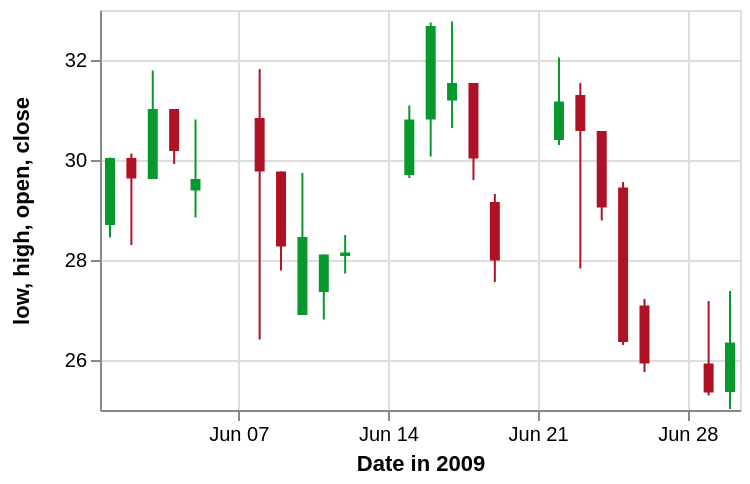

Write the Vega-Lite specification saved for this chart.
### Vega specification from a JSON file in a GitHub repository (floating-point values rounded to 4 significant figures)
{"$schema": "https://vega.github.io/schema/vega/v4.json", "description": "A candlestick chart inspired by an example in Protovis (http://mbostock.github.io/protovis/ex/candlestick.html)", "autosize": "pad", "padding": 5, "width": 320, "height": 200, "style": "cell", "data": [{"name": "source_0", "values": [{"date": "2009-06-01", "open": 28.7, "high": 30.05, "low": 28.45, "close": 30.04, "signal": "short", "ret": -4.894}, {"date": "2009-06-02", "open": 30.04, "high": 30.13, "low": 28.3, "close": 29.63, "signal": "short", "ret": -0.3226}, {"date": "2009-06-03", "open": 29.62, "high": 31.79, "low": 29.62, "close": 31.02, "signal": "short", "ret": 3.687}, {"date": "2009-06-04", "open": 31.02, "high": 31.02, "low": 29.92, "close": 30.18, "signal": "short", "ret": 4.51}, {"date": "2009-06-05", "open": 29.39, "high": 30.81, "low": 28.85, "close": 29.62, "signal": "short", "ret": 6.084}, {"date": "2009-06-08", "open": 30.84, "high": 31.82, "low": 26.41, "close": 29.77, "signal": "short", "ret": 1.254}, {"date": "2009-06-09", "open": 29.77, "high": 29.77, "low": 27.79, "close": 28.27, "signal": "short", "ret": -5.024}, {"date": "2009-06-10", "open": 26.9, "high": 29.74, "low": 26.9, "close": 28.46, "signal": "short", "ret": -5.466}, {"date": "2009-06-11", "open": 27.36, "high": 28.11, "low": 26.81, "close": 28.11, "signal": "short", "ret": -8.374}, {"date": "2009-06-12", "open": 28.08, "high": 28.5, "low": 27.73, "close": 28.15, "signal": "short", "ret": -5.528}, {"date": "2009-06-15", "open": 29.7, "high": 31.09, "low": 29.64, "close": 30.81, "signal": "long", "ret": 3.492}, {"date": "2009-06-16", "open": 30.81, "high": 32.75, "low": 30.07, "close": 32.68, "signal": "short", "ret": 0.155}, {"date": "2009-06-17", "open": 31.19, "high": 32.77, "low": 30.64, "close": 31.54, "signal": "short", "ret": 5.828}, {"date": "2009-06-18", "open": 31.54, "high": 31.54, "low": 29.6, "close": 30.03, "signal": "short", "ret": 8.176}, {"date": "2009-06-19", "open": 29.16, "high": 29.32, "low": 27.56, "close": 27.99, "signal": "short", "ret": 8.599}, {"date": "2009-06-22", "open": 30.4, "high": 32.05, "low": 30.3, "close": 31.17, "signal": "short", "ret": 15.49}, {"date": "2009-06-23", "open": 31.3, "high": 31.54, "low": 27.83, "close": 30.58, "signal": "short", "ret": 11.74}, {"date": "2009-06-24", "open": 30.58, "high": 30.58, "low": 28.79, "close": 29.05, "signal": "long", "ret": -10.42}, {"date": "2009-06-25", "open": 29.45, "high": 29.56, "low": 26.3, "close": 26.36, "signal": "long", "ret": 0}, {"date": "2009-06-26", "open": 27.09, "high": 27.22, "low": 25.76, "close": 25.93, "signal": "long", "ret": 0}, {"date": "2009-06-29", "open": 25.93, "high": 27.18, "low": 25.29, "close": 25.35, "signal": "long", "ret": 5.263}, {"date": "2009-06-30", "open": 25.36, "high": 27.38, "low": 25.02, "close": 26.35, "signal": "long", "ret": 6.738}]}, {"name": "data_0", "source": "source_0", "transform": [{"type": "formula", "expr": "timeParse(datum[\"date\"],'%Y-%m-%d')", "as": "date"}]}], "marks": [{"name": "layer_0_marks", "type": "rule", "style": ["rule"], "from": {"data": "data_0"}, "encode": {"update": {"stroke": [{"test": "datum[\"date\"] === null || isNaN(datum[\"date\"]) || datum[\"low\"] === null || isNaN(datum[\"low\"])", "value": null}, {"test": "datum.open < datum.close", "value": "#06982d"}, {"value": "#ae1325"}], "tooltip": {"signal": "{\"Date in 2009\": timeFormat(datum[\"date\"], '%b %d, %Y'), \"low\": format(datum[\"low\"], \"\"), \"high\": format(datum[\"high\"], \"\")}"}, "x": {"scale": "x", "field": "date"}, "y": {"scale": "y", "field": "low"}, "y2": {"scale": "y", "field": "high"}}}}, {"name": "layer_1_marks", "type": "rect", "style": ["bar"], "from": {"data": "data_0"}, "encode": {"update": {"fill": [{"test": "datum[\"date\"] === null || isNaN(datum[\"date\"]) || datum[\"open\"] === null || isNaN(datum[\"open\"])", "value": null}, {"test": "datum.open < datum.close", "value": "#06982d"}, {"value": "#ae1325"}], "tooltip": {"signal": "{\"Date in 2009\": timeFormat(datum[\"date\"], '%b %d, %Y'), \"open\": format(datum[\"open\"], \"\"), \"close\": format(datum[\"close\"], \"\")}"}, "xc": {"scale": "x", "field": "date"}, "width": {"value": 5}, "y": {"scale": "y", "field": "open"}, "y2": {"scale": "y", "field": "close"}}}}], "scales": [{"name": "x", "type": "time", "domain": {"data": "data_0", "field": "date"}, "range": [0, {"signal": "width"}], "padding": 5}, {"name": "y", "type": "linear", "domain": {"data": "data_0", "fields": ["low", "high", "open", "close"]}, "range": [{"signal": "height"}, 0], "zero": false, "nice": true}], "axes": [{"scale": "x", "orient": "bottom", "grid": false, "title": "Date in 2009", "labelFlush": true, "labelOverlap": true, "tickCount": {"signal": "ceil(width/40)"}, "zindex": 1}, {"scale": "x", "orient": "bottom", "gridScale": "y", "grid": true, "tickCount": {"signal": "ceil(width/40)"}, "domain": false, "labels": false, "maxExtent": 0, "minExtent": 0, "ticks": false, "zindex": 0}, {"scale": "y", "orient": "left", "grid": false, "title": "low, high, open, close", "labelOverlap": true, "tickCount": {"signal": "ceil(height/40)"}, "zindex": 1}, {"scale": "y", "orient": "left", "gridScale": "x", "grid": true, "tickCount": {"signal": "ceil(height/40)"}, "domain": false, "labels": false, "maxExtent": 0, "minExtent": 0, "ticks": false, "zindex": 0}], "config": {"axisY": {"minExtent": 30}, "legend": {"gradientLength": 185}}}
